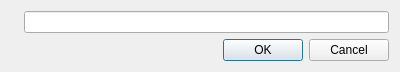
<?xml version="1.0" encoding="UTF-8"?>
<ui version="4.0">
 <class>FindRecordWindow</class>
 <widget class="QDialog" name="FindRecordWindow">
  <property name="geometry">
   <rect>
    <x>0</x>
    <y>0</y>
    <width>400</width>
    <height>67</height>
   </rect>
  </property>
  <property name="windowTitle">
   <string>Find Record</string>
  </property>
  <layout class="QFormLayout" name="formLayout">
   <item row="0" column="0">
    <widget class="QLabel" name="label">
     <property name="text">
      <string/>
     </property>
     <property name="pixmap">
      <pixmap resource="../../../../../Project/tome.qrc">:/Media/Icons/Find_5650.png</pixmap>
     </property>
    </widget>
   </item>
   <item row="0" column="1">
    <widget class="QLineEdit" name="lineEdit"/>
   </item>
   <item row="1" column="1">
    <widget class="QDialogButtonBox" name="buttonBox">
     <property name="orientation">
      <enum>Qt::Horizontal</enum>
     </property>
     <property name="standardButtons">
      <set>QDialogButtonBox::Cancel|QDialogButtonBox::Ok</set>
     </property>
    </widget>
   </item>
  </layout>
 </widget>
 <resources>
  <include location="../../../../../Project/tome.qrc"/>
 </resources>
 <connections>
  <connection>
   <sender>buttonBox</sender>
   <signal>accepted()</signal>
   <receiver>FindRecordWindow</receiver>
   <slot>accept()</slot>
   <hints>
    <hint type="sourcelabel">
     <x>248</x>
     <y>254</y>
    </hint>
    <hint type="destinationlabel">
     <x>157</x>
     <y>274</y>
    </hint>
   </hints>
  </connection>
  <connection>
   <sender>buttonBox</sender>
   <signal>rejected()</signal>
   <receiver>FindRecordWindow</receiver>
   <slot>reject()</slot>
   <hints>
    <hint type="sourcelabel">
     <x>316</x>
     <y>260</y>
    </hint>
    <hint type="destinationlabel">
     <x>286</x>
     <y>274</y>
    </hint>
   </hints>
  </connection>
 </connections>
</ui>
